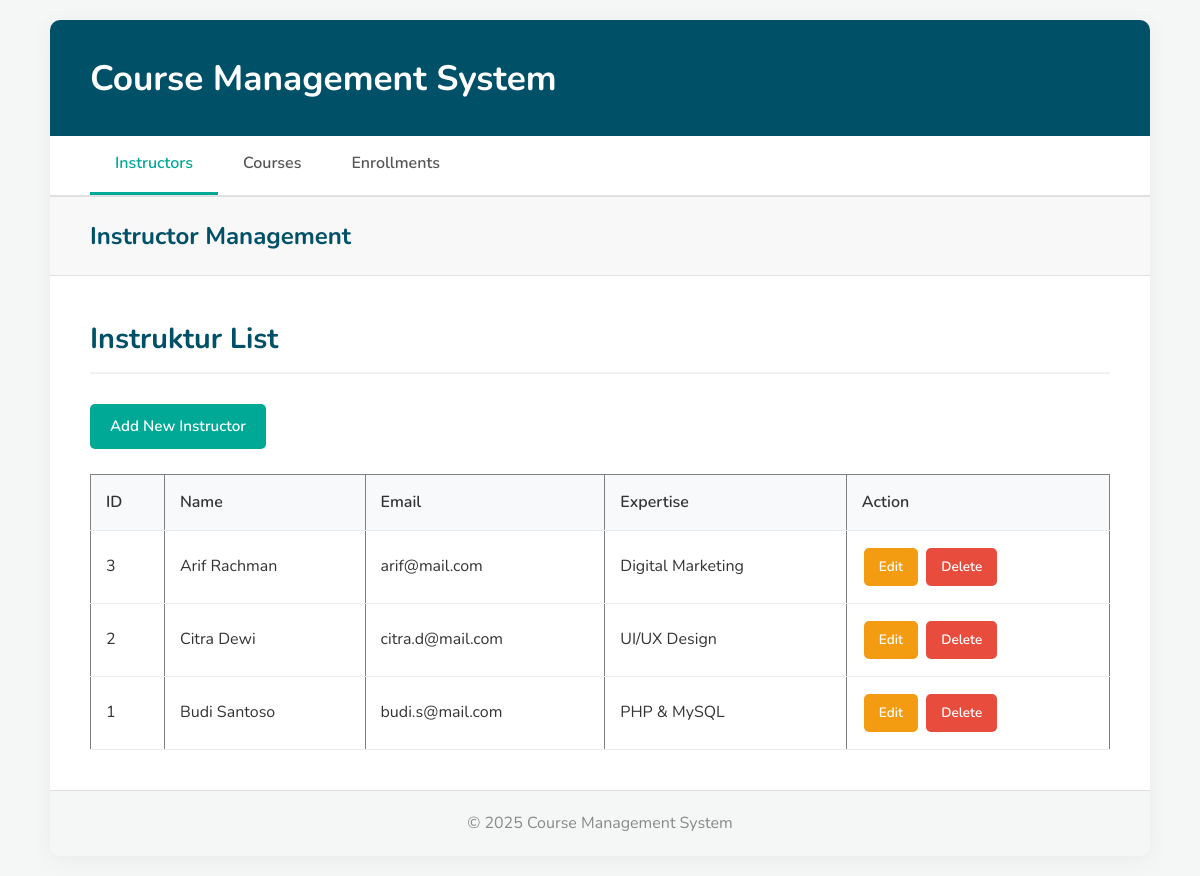
The page / on the database its author committed.
### tables this page shows
CREATE TABLE instructors (
    id INT AUTO_INCREMENT PRIMARY KEY,
    name VARCHAR(100) NOT NULL,
    email VARCHAR(100) UNIQUE NOT NULL,
    expertise VARCHAR(100)
);

### config/db.php (called while the page is built, shortened)
<?php
class Database {
    private $host = "localhost";
    private $username = "root";
    private $password = "";
    private $dbname = "course_management_db";
    public function __construct() {
        try {
            $this->conn = new PDO("mysql:host=$this->host;dbname=$this->dbname", $this->username, $this->password);
        } catch (PDOException $e) {
            echo "Koneksi gagal: " . $e->getMessage();
        }
    }
}
?>

### class/Instructor.php (called while the page is built, shortened)
<?php
require_once 'config/db.php';
class Instructor {
    private $db;
    public function __construct() {
        $this->db = (new Database())->conn;
    }
    public function getAll() {
        $stmt = $this->db->prepare("SELECT * FROM instructors ORDER BY id DESC");
        $stmt->execute();
        return $stmt->fetchAll(PDO::FETCH_ASSOC);
    }
}
?>

### view/instructors.php (the view)
<?php $data = $instructor->getAll(); ?>
<h3>Instruktur List</h3>
<a href="?page=instructor_form" class="btn btn-success">Add New Instructor</a>
<table border="1">
    <tr>
        <th>ID</th>
        <th>Name</th>
        <th>Email</th>
        <th>Expertise</th>
        <th>Action</th>
    </tr>
    <?php foreach ($data as $i): ?>
    <tr>
        <td><?= $i['id'] ?></td>
        <td><?= $i['name'] ?></td>
        <td><?= $i['email'] ?></td>
        <td><?= $i['expertise'] ?></td>
        <td class="table-actions">
            <a href="?page=instructor_form&id=<?= $i['id'] ?>" class="btn btn-warning">Edit</a>
            <a href="?delete_instructor=<?= $i['id'] ?>" class="btn btn-danger" onclick="return confirm('Yakin hapus data ini?')">Delete</a>
        </td>
    </tr>
    <?php endforeach; ?>
</table>

### style.css (style rules this page uses)
* { margin: 0; padding: 0; box-sizing: border-box; }
body { font-family: 'Nunito', sans-serif; background-color: #f4f7f6; color: #333; line-height: 1.6; }
h3 { font-size: 1.8em; font-weight: 700; color: #005068; margin-bottom: 25px; border-bottom: 2px solid #f0f0f0; padding-bottom: 10px; }
table { width: 100%; border-collapse: collapse; margin-top: 20px; }
th, td { padding: 15px; text-align: left; border-bottom: 1px solid #e9ecef; }
th { background-color: #f8f9fa; color: #333; font-weight: 600; }
td.table-actions { white-space: nowrap; }
.table-actions .btn { padding: 8px 15px; font-size: 0.85em; margin: 2px; }
.btn { text-decoration: none; padding: 10px 20px; border: none; border-radius: 5px; font-weight: 600; font-size: 0.95em; cursor: pointer; transition: all 0.3s ease; display: inline-block; margin: 5px 5px 5px 0; font-family: 'Nunito', sans-serif; }
.btn-success { background-color: #00a896; color: white; }
.btn-warning { background-color: #f39c12; color: white; }
.btn-danger { background-color: #e74c3c; color: white; }

### rows shown on the page
instructors: id "3", name "Arif Rachman", email "arif@mail.com", expertise "Digital Marketing"
instructors: id "2", name "Citra Dewi", email "citra.d@mail.com", expertise "UI/UX Design"
instructors: id "1", name "Budi Santoso", email "budi.s@mail.com", expertise "PHP & MySQL"
